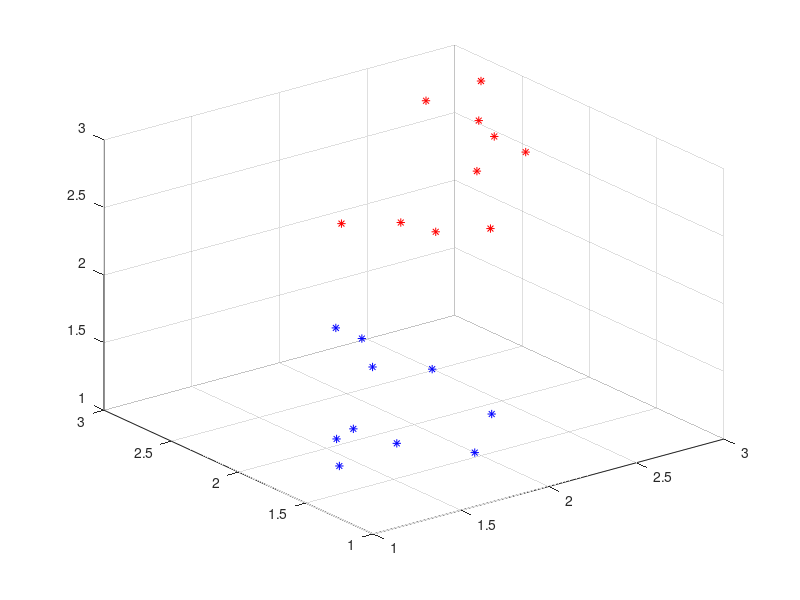
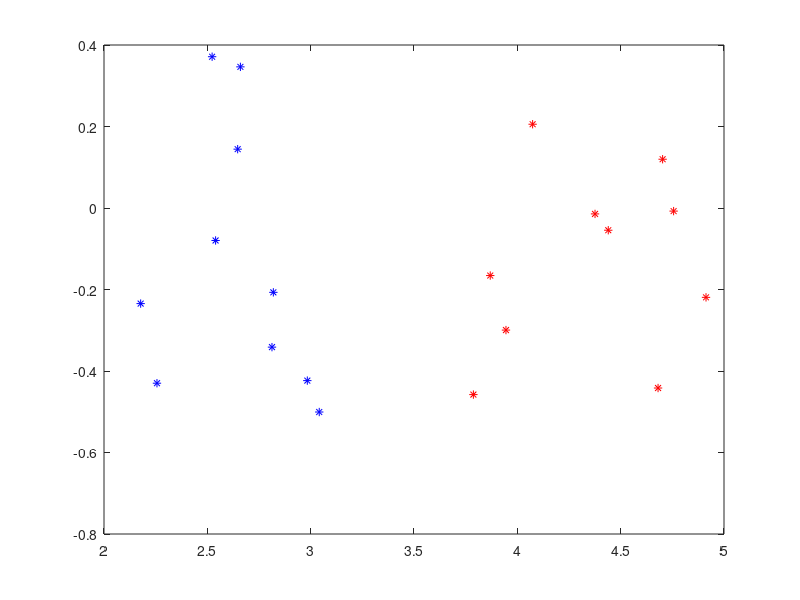
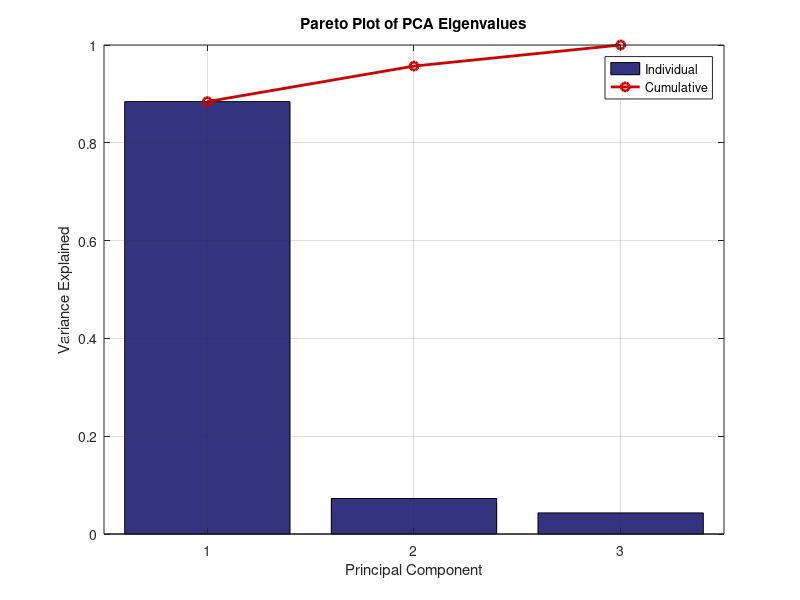

MATLAB code to generate these figures, in order:
% PCA - Create two random sets

M1 = rand(10,3)+2;
M2 = -rand(10,3)+2;
M = [M1; M2]
figure(1); hold off
plot3(M(1:10,1),M(1:10,2),M(1:10,3), 'r*')
hold on
plot3(M(11:20,1),M(11:20,2),M(11:20,3), 'b*')
grid on

% Subtract the mean
N = M - mean(M);
% Compute scatter (~covariance)
S = N'*N;
% Compute eigenvectors & eigenvalues
[V,D] = eig(S);

figure(2); hold off
plot(M1*V(:,3), M1*V(:,2), 'r*')
hold on
plot(M2*V(:,3), M2*V(:,2), 'b*')

% Plot Pareto of eigenvalues
eigenvalues = diag(D);
[sorted_vals, idx] = sort(eigenvalues, 'descend');
normalized_vals = sorted_vals / sum(sorted_vals);
cumulative_vals = cumsum(normalized_vals);

figure(3); hold off
bar(normalized_vals, 'FaceColor', [0.2 0.2 0.5])
hold on
plot(cumulative_vals, '-o', 'Color', [0.8 0 0], 'LineWidth', 2)
grid on
title('Pareto Plot of PCA Eigenvalues')
xlabel('Principal Component')
ylabel('Variance Explained')
legend('Individual', 'Cumulative', 'Location', 'best')
